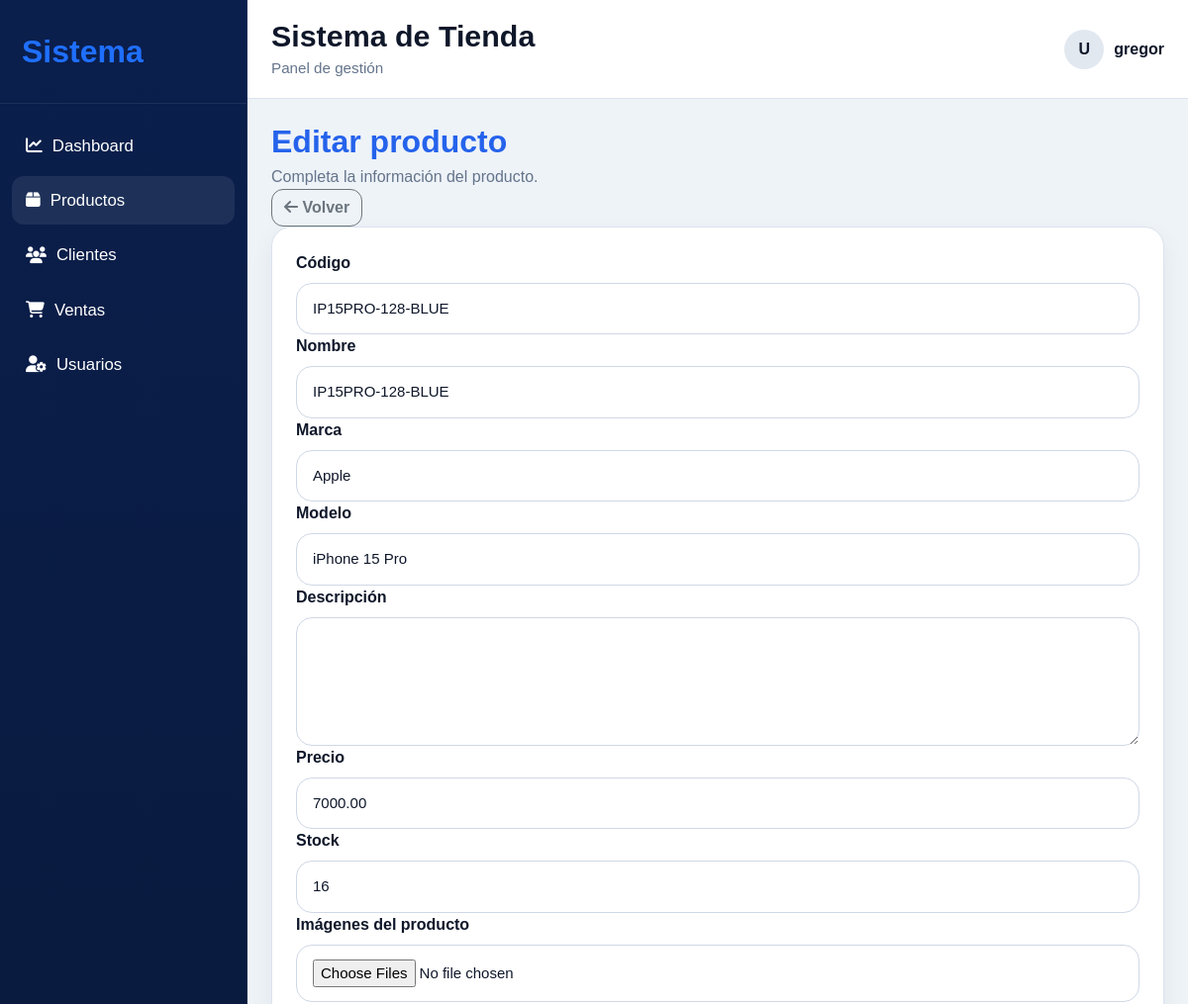
The page /tienda/productos/3/editar/ (signed in, upper part) on the database as committed earlier.
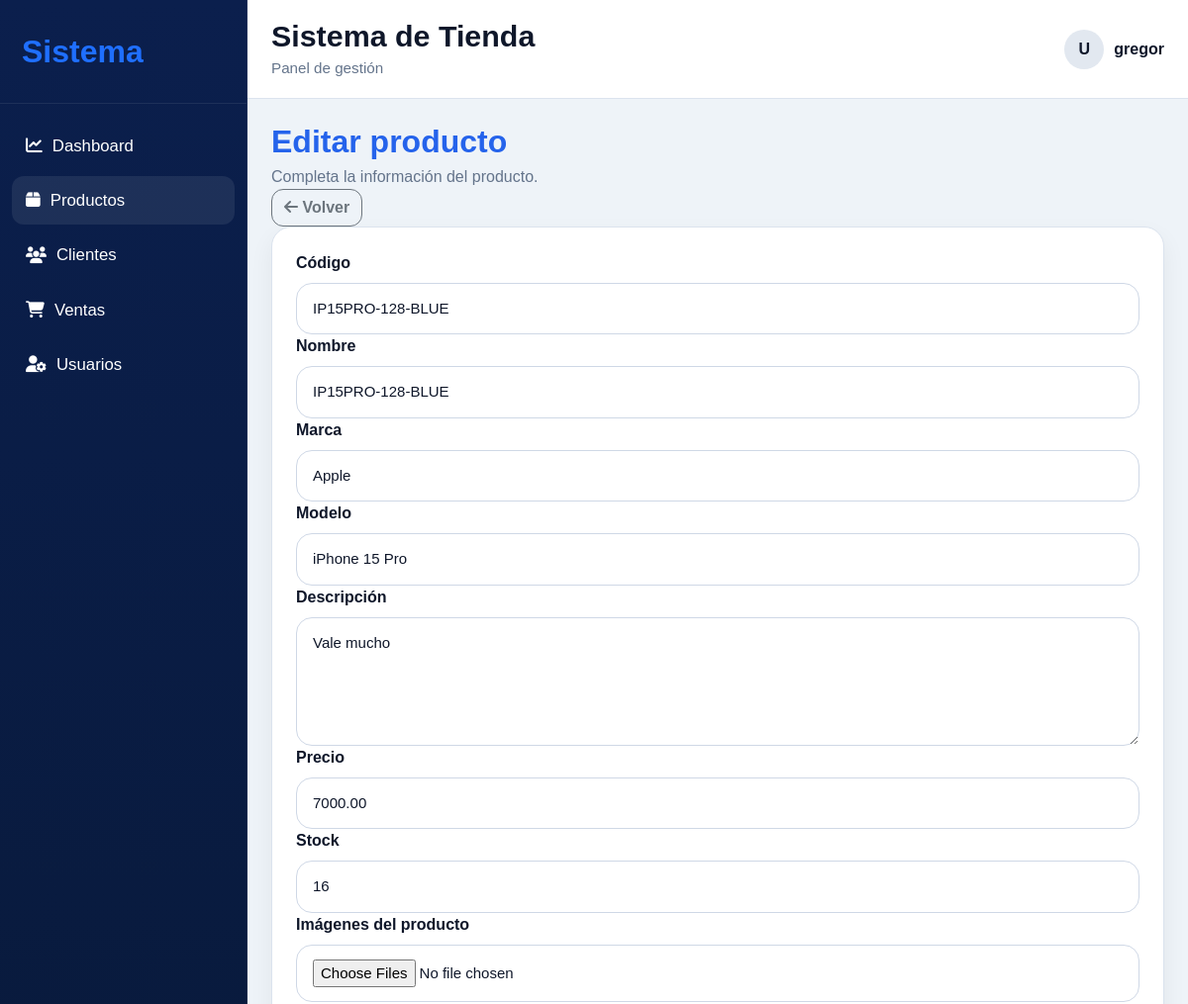
The same page on the database as committed later.
### tienda/models.py (models this page shows, shortened)
class Producto(models.Model):
    codigo = models.CharField(max_length=50, unique=True)
    nombre = models.CharField(max_length=150)
    marca = models.CharField(max_length=100)
    modelo = models.CharField(max_length=100)
    descripcion = models.TextField(blank=True)
    precio = models.DecimalField(max_digits=10, decimal_places=2)
    stock = models.PositiveIntegerField(default=0)
    activo = models.BooleanField(default=True)

### tienda/views.py (the view)
# urls.py: path('productos/<int:pk>/editar/', views.producto_update, name='producto_update'),
@login_required
@user_passes_test(solo_superuser)
def producto_update(request, pk):
    producto = get_object_or_404(
        Producto.objects.prefetch_related('imagenes_extra'),
        pk=pk
    )
    if request.method == 'POST':
        form = ProductoForm(request.POST, request.FILES, instance=producto)
        if form.is_valid():
            producto = form.save()
            imagenes = request.FILES.getlist('imagenes_extra')
            for img in imagenes:
                if img:
                    ProductoImagen.objects.create(
                        producto=producto,
                        imagen=img
                    )
            messages.success(request, 'Producto actualizado correctamente.')
            return redirect('productos_list')
    else:
        form = ProductoForm(instance=producto)
    return render(request, 'tienda/producto_form.html', {
        'form': form,
        'titulo': 'Editar producto',
        'producto': producto,
    })

### tienda/forms.py
class ProductoForm(forms.ModelForm):
    class Meta:
        model = Producto
        fields = ['codigo', 'nombre', 'marca', 'modelo', 'descripcion', 'precio', 'stock', 'activo']
        widgets = {
            'codigo': forms.TextInput(attrs={'class': 'form-control'}),
            'nombre': forms.TextInput(attrs={'class': 'form-control'}),
            'marca': forms.TextInput(attrs={'class': 'form-control'}),
            'modelo': forms.TextInput(attrs={'class': 'form-control'}),
            'descripcion': forms.Textarea(attrs={'class': 'form-control', 'rows': 4}),
            'precio': forms.NumberInput(attrs={'class': 'form-control'}),
            'stock': forms.NumberInput(attrs={'class': 'form-control'}),
            'activo': forms.CheckboxInput(attrs={'class': 'form-check-input'}),
        }

### tienda/views.py (called while the page is built)
def solo_superuser(user):
    if not user.is_authenticated:
        return False
    if user.is_superuser:
        return True
    if hasattr(user, 'perfil'):
        return user.perfil.rol == 'superuser'
    return False

### templates/tienda/producto_form.html (shortened to what this page needs)
{% extends 'base.html' %}
{% load static %}
{% block content %}
<div class="form-page">
    <div class="form-shell">
        <div class="form-header">
            <div>
                <h2 class="section-title mb-1">{{ titulo }}</h2>
                <p class="section-subtitle mb-0">Completa la información del producto.</p>
            </div>
            <a href="{% url 'productos_list' %}" class="btn btn-outline-secondary">
                <i class="fa-solid fa-arrow-left"></i> Volver
            </a>
        </div>
        <div class="form-layout">
            <div class="page-card">
                <form method="post" enctype="multipart/form-data" novalidate>
                    <div class="form-grid">
                        <div class="field-group"><label class="field-label" for="{{ form.codigo.id_for_label }}">Código</label>{{ form.codigo }}</div>
                        <div class="field-group"><label class="field-label" for="{{ form.nombre.id_for_label }}">Nombre</label>{{ form.nombre }}</div>
                        <div class="field-group"><label class="field-label" for="{{ form.marca.id_for_label }}">Marca</label>{{ form.marca }}</div>
                        <div class="field-group"><label class="field-label" for="{{ form.modelo.id_for_label }}">Modelo</label>{{ form.modelo }}</div>
                        <div class="field-group full"><label class="field-label" for="{{ form.descripcion.id_for_label }}">Descripción</label>{{ form.descripcion }}</div>
                        <div class="field-group"><label class="field-label" for="{{ form.precio.id_for_label }}">Precio</label>{{ form.precio }}</div>
                        <div class="field-group"><label class="field-label" for="{{ form.stock.id_for_label }}">Stock</label>{{ form.stock }}</div>
                        <div class="field-group full"><label class="field-label" for="id_imagenes_extra">Imágenes del producto</label><input type="file" name="imagenes_extra" id="id_imagenes_extra" multiple><div class="field-help">La primera imagen será la portada.</div></div>
                    </div>
                </form>
            </div>
        </div>
    </div>
</div>
{% endblock %}

Rows that differ between the two databases and show on the page:
changed Producto "IP15PRO-128-BLUE": descripcion (not shown) → "Vale mucho"
